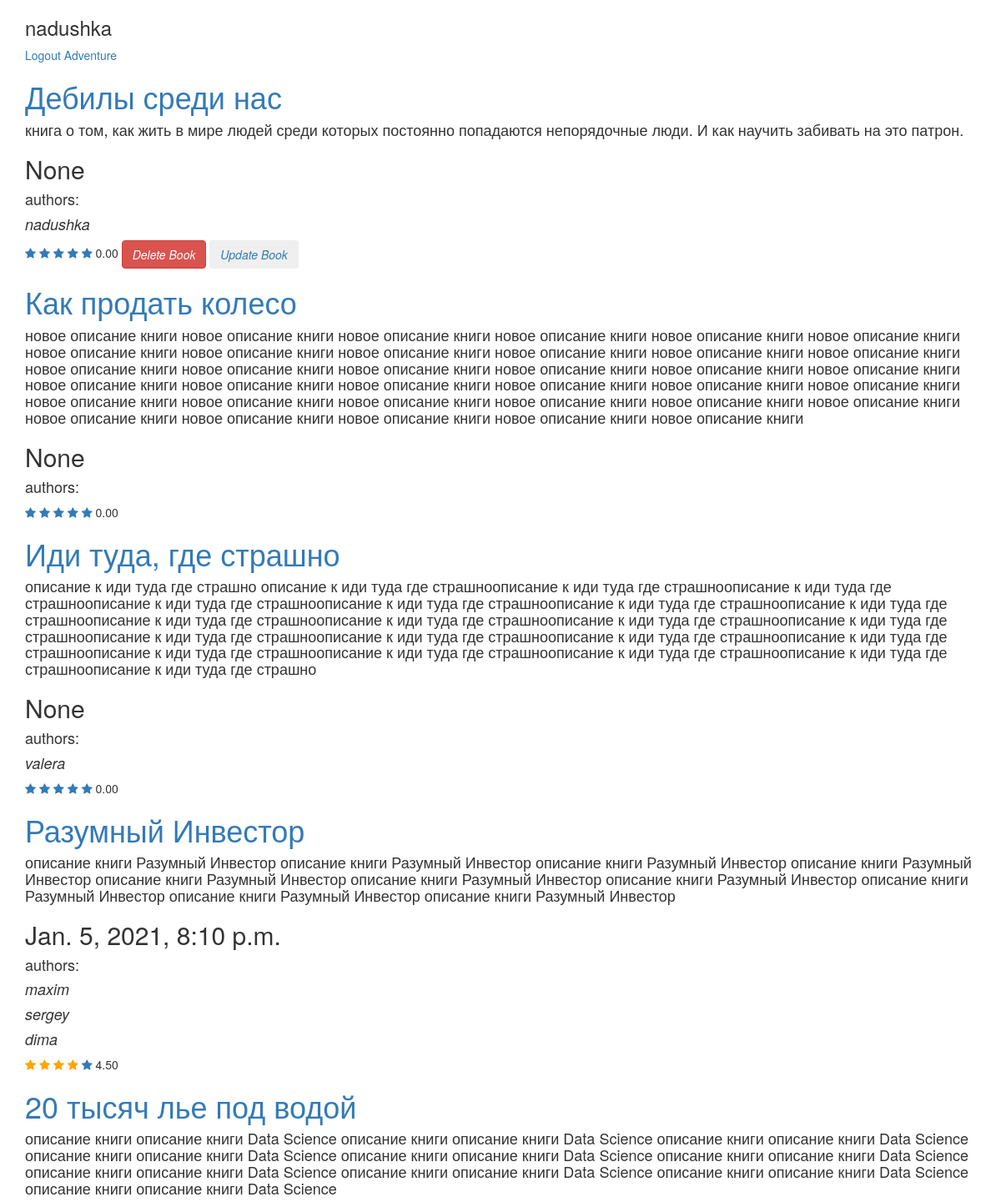
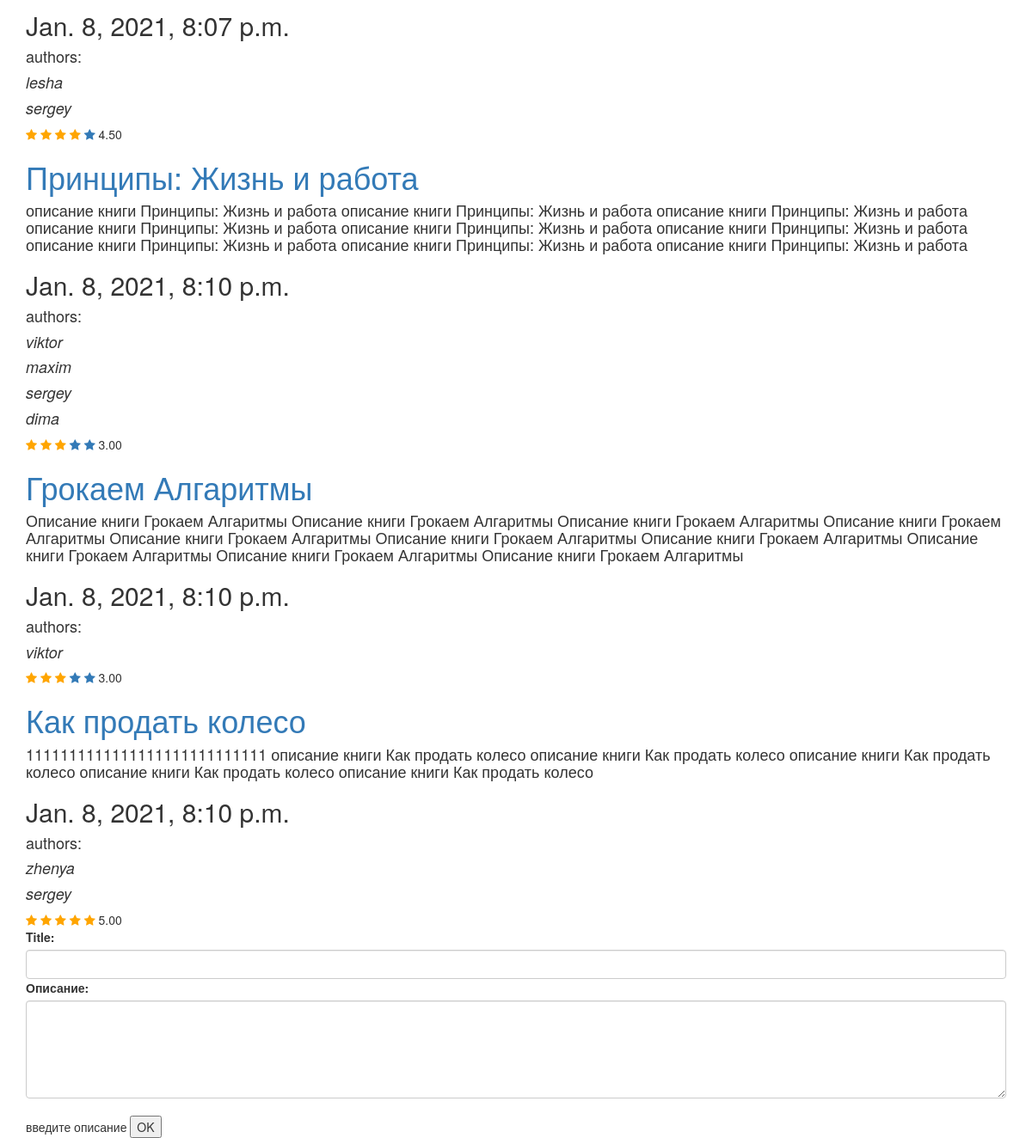
The app's page /shop/ (signed in) with its own data (2 pictures, top to bottom).
### manager/models.py (models this page shows, shortened)
class Book(models.Model):
    title = models.CharField(max_length=250)
    date = models.DateTimeField(verbose_name='date-time', auto_now=False, null=True)
    authors = models.ManyToManyField(User, related_name='books')
    description = models.TextField(verbose_name='описание', null=True)
    likes = models.PositiveIntegerField(default=0)
    genres = models.CharField(max_length=50, verbose_name='жанр', null=True)
    rate = models.DecimalField(max_digits=3, decimal_places=2, default=0.0)
    users_counted_stars = models.PositiveIntegerField(default=0, verbose_name='counted_stars')
    count_users = models.PositiveIntegerField(default=0, verbose_name='counted_users')
    slug = models.SlugField(null=True, unique=True)

### manager/views.py (the view)
# urls.py: path('', MyPage.as_view(), name='the-main-page'),
class MyPage(View):
    def get(self, request):
        context = {}
        books = Book.objects.prefetch_related("authors").order_by("date")
        if request.user.is_authenticated:
            is_owner = Exists(User.objects.filter(books=OuterRef('pk'), id=request.user.id))
            books = books.annotate(is_owner=is_owner)
        context['books'] = books
        context['range'] = range(1, 6)
        context['form'] = BookForm()
        return render(request, 'index.html', context)

### manager/forms.py
class BookForm(ModelForm):
    class Meta:
        model = Book
        fields = ['title', 'description']
        widgets = {"title": TextInput(attrs={'class': 'form-control'}),
                   'description': Textarea(attrs={"class": 'form-control', 'rows': 5, 'cols': 50})}
        help_texts = {'title': "",
                      "description": "введите описание"}

### manager/templates/index.html (shortened to what this page needs)
<!DOCTYPE html>
<html lang="en">
<head>
    <link rel="stylesheet" href="https://maxcdn.bootstrapcdn.com/bootstrap/3.4.1/css/bootstrap.min.css">
    <link rel="stylesheet" href="https://cdnjs.cloudflare.com/ajax/libs/font-awesome/4.7.0/css/font-awesome.min.css">
</head>
<body>
<div class="container">
<h3>{{ user }}</h3>
{% if request.user.is_authenticated %}
<a href="{% url 'logout' %}"> Logout </a>
{% endif %}
<a href = "{% url 'genre_page' genre='Adventure' %}"> Adventure </a>
{% for b in books %}
    <a href="{% url 'book-detail-page' slug=b.slug %}"><h1>{{ b.title }}</h1></a>
    <h4> {{ b.description}} </h4>
    <h2>{{ b.date }}</h2>
    <h4> authors: </h4>
        {% for i in b.authors.all %}
            <h4><i> {{ i }}</i></h4>
            {% endfor %}
    {% for i in range %}
        {% if b.rate >= i %}
        <a href="{% url 'add_rating' slug=b.slug rate=i %}">
        <span class="fa fa-star checked"></span>
        </a>
        {% else %}
        <a href="{% url 'add_rating' slug=b.slug rate=i  %}">
        <span class="fa fa-star" href="{% url 'add_rating' rate=i slug=b.slug %}"></span>
        </a>
        {% endif %}
    {% endfor %}
     {{ b.rate }}
    {% if b.is_owner %}
    <a href="{% url 'delete_book' slug=b.slug %}">
        <i><input class="btn btn-danger" type="button" value="Delete Book">
    </i>
        <a href="{% url 'update_book' slug=b.slug %}">
        <i><input class="btn btn-light" type="button" value="Update Book">
    </i>
    </a>
    {% endif %}
    <br>
{% endfor %}
{% if user.is_authenticated %}
<form action="{% url 'add_book' %}" method="post">
 {{ form }}
    <input type="submit" name="Отправить" value="OK">
</form>
{% endif %}
</div>
</body>
</html>

### manager/templates/index.html (style rules this page uses)
.checked { color: orange; }

### records on screen
Book: title "Дебилы среди нас", description "книга о том, как жить в мире людей среди которых постоянно попадаются непорядочные люди. И как научить забивать на это патрон.", date "None", rate "0.00"
Book: title "Как продать колесо", description "новое описание книги новое описание книги новое описание книги новое описание книги новое описание книги новое описание книги новое описание книги новое описание книги новое описание книги новое описание книги новое описание книги новое описание книги новое описание книги новое описание книги новое описание книги новое описание книги новое описание книги новое описание книги новое описание книги новое описание книги новое описание книги новое описание книги новое описание книги новое описание книги новое описание книги новое описание книги новое описание книги новое описание книги новое описание книги новое описание книги новое описание книги новое описание книги новое описание книги новое…", date "None", rate "0.00"
Book: title "Иди туда, где страшно", description "описание к иди туда где страшно описание к иди туда где страшноописание к иди туда где страшноописание к иди туда где страшноописание к иди туда где страшноописание к иди туда где страшноописание к иди туда где страшноописание к иди туда где страшноописание к иди туда где страшноописание к иди туда где страшноописание к иди туда где страшноописание к иди туда где страшноописание к иди туда где страшноописание к иди туда где страшноописание к иди туда где страшноописание к иди туда где страшноописание к иди туда где страшноописание к иди туда где страшноописание к иди туда где страшноописание к иди туда где страшноописание к иди туда где страшно", date "None", rate "0.00"
Book: title "Разумный Инвестор", description "описание книги Разумный Инвестор описание книги Разумный Инвестор описание книги Разумный Инвестор описание книги Разумный Инвестор описание книги Разумный Инвестор описание книги Разумный Инвестор описание книги Разумный Инвестор описание книги Разумный Инвестор описание книги Разумный Инвестор описание книги Разумный Инвестор", date "Jan. 5, 2021, 8:10 p.m.", rate "4.50"
Book: title "20 тысяч лье под водой", description "описание книги описание книги Data Science описание книги описание книги Data Science описание книги описание книги Data Science описание книги описание книги Data Science описание книги описание книги Data Science описание книги описание книги Data Science описание книги описание книги Data Science описание книги описание книги Data Science описание книги описание книги Data Science описание книги описание книги Data Science", date "Jan. 8, 2021, 8:07 p.m.", rate "4.50"
Book: title "Принципы: Жизнь и работа", description "описание книги Принципы: Жизнь и работа описание книги Принципы: Жизнь и работа описание книги Принципы: Жизнь и работа описание книги Принципы: Жизнь и работа описание книги Принципы: Жизнь и работа описание книги Принципы: Жизнь и работа описание книги Принципы: Жизнь и работа описание книги Принципы: Жизнь и работа описание книги Принципы: Жизнь и работа", date "Jan. 8, 2021, 8:10 p.m.", rate "3.00"
Book: title "Грокаем Алгаритмы", description "Описание книги Грокаем Алгаритмы Описание книги Грокаем Алгаритмы Описание книги Грокаем Алгаритмы Описание книги Грокаем Алгаритмы Описание книги Грокаем Алгаритмы Описание книги Грокаем Алгаритмы Описание книги Грокаем Алгаритмы Описание книги Грокаем Алгаритмы Описание книги Грокаем Алгаритмы Описание книги Грокаем Алгаритмы", date "Jan. 8, 2021, 8:10 p.m.", rate "3.00"
Book: title "Как продать колесо", description "1111111111111111111111111111 описание книги Как продать колесо описание книги Как продать колесо описание книги Как продать колесо описание книги Как продать колесо описание книги Как продать колесо", date "Jan. 8, 2021, 8:10 p.m.", rate "5.00"

### other values on screen
{{ user }} "nadushka"
{{ i }} "nadushka"
{{ i }} "valera"
{{ i }} "maxim"
{{ i }} "sergey"
{{ i }} "dima"
{{ i }} "lesha"
{{ i }} "viktor"
{{ i }} "zhenya"
